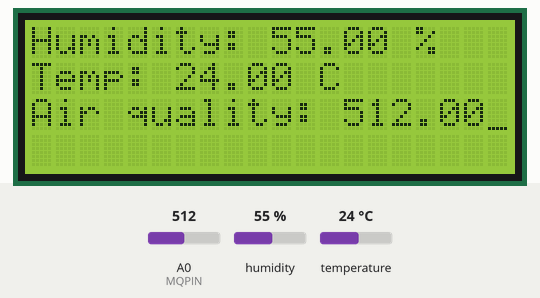
The sketch below on a simulated Arduino Uno, built with avr-gcc and run on an emulated ATmega328P. Parts: 20×4 character LCD. The inputs (shaded band) are chosen by the test bench; at power-on: humidity 55 %, A0 (MQPIN) = 512, temperature 24 °C. What the sketch prints to the serial monitor is not drawn.

Above: at 1.2 s.
1.3 s: humidity set to 22 %
At 3.3 s:
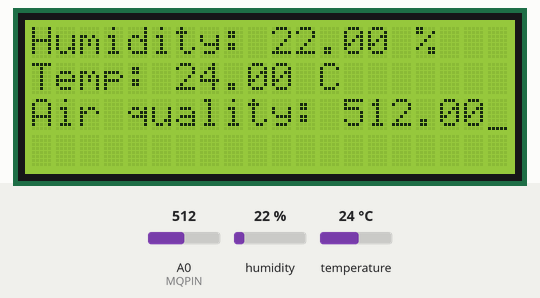
3.6 s: A0 (MQPIN) set to 716
At 4.8 s:
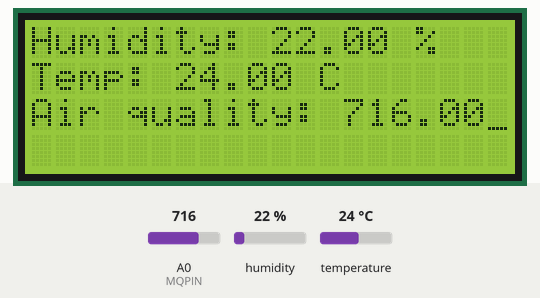
5.6 s: temperature set to 12 °C
At 7.3 s:
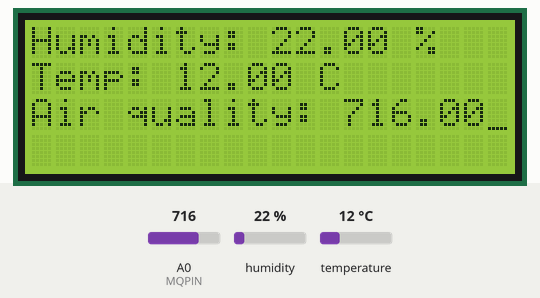
7.6 s: A0 (MQPIN) set to 900
At 8.6 s:
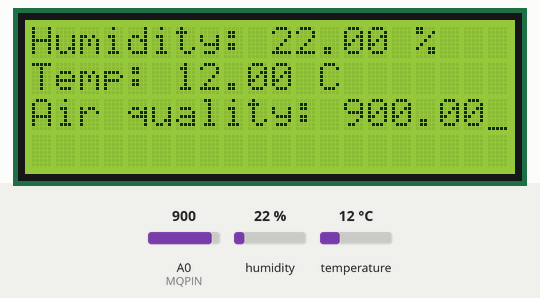
9.6 s: humidity set to 40 %
At 11.2 s:
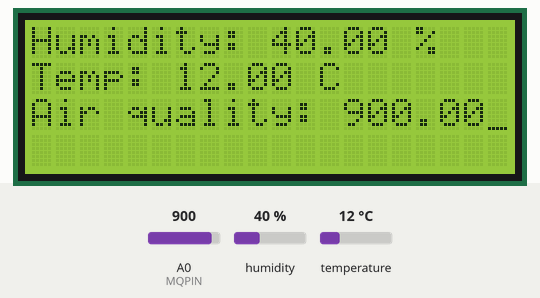
11.7 s: A0 (MQPIN) set to 1023
At 12.5 s:
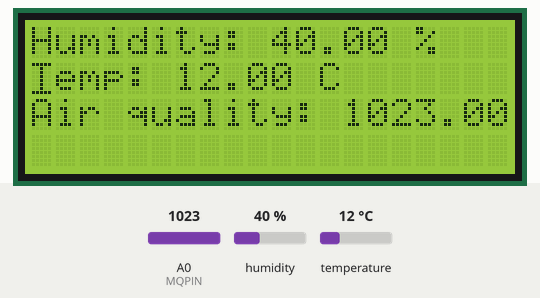
Timing chart, 0 to 14.7 s (numbered marks = the images above; inputs shaded):
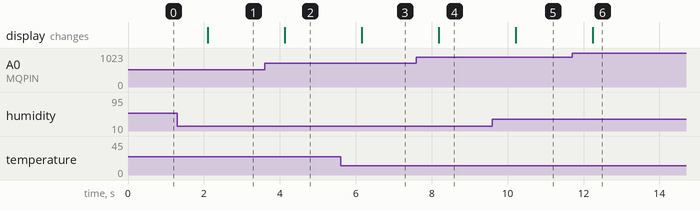

The sketch:

DHTLCD.ino
```cpp
// include the library code:
#include <LiquidCrystal.h>
#include <DHT.h>

#define DHTPIN 4
#define DHTTYPE DHT22   // DHT 22  (AM2302)

DHT dht(DHTPIN, DHTTYPE);
int R_0 = 945;

#define MQPIN 14

// initialize the library by associating any needed LCD interface pin
// with the arduino pin number it is connected to
const int rs = 0, en = 16, d4 = 17, d5 = 5, d6 = 18, d7 = 19;
LiquidCrystal lcd(rs, en, d4, d5, d6, d7);

float hum;
float temp;
float AQ;

void setup() {
  // set up the LCD's number of columns and rows:
  lcd.begin(20, 4);
  //turn on the cursor:
  lcd.cursor();
  Serial.begin(9600);
  dht.begin();
}

void loop() {
  hum = dht.readHumidity();
  temp = dht.readTemperature();
  AQ = analogRead(MQPIN);
  lcd.clear();
  lcd.setCursor(0,0);
  lcd.print("Humidity: " + String(hum) + " %");
  lcd.setCursor(0,1);
  lcd.print("Temp: " + String(temp) + " C");
  lcd.setCursor(0,2);
  lcd.print("Air quality: " + String(AQ));
  Serial.println(hum);
  Serial.println(temp);
  Serial.println(AQ);
  delay(1000);
}
```

Measured:
- after the input at 1.3 s, the display: changes after 0.81 s (image 1)
- after the input at 3.6 s, the display: changes after 0.53 s (image 2)
- after the input at 5.6 s, the display: changes after 0.56 s (image 3)
- after the input at 7.6 s, the display: changes after 0.59 s (image 4)
- after the input at 9.6 s, the display: changes after 0.62 s (image 5)
- after the input at 11.7 s, the display: changes after 0.54 s (image 6)
